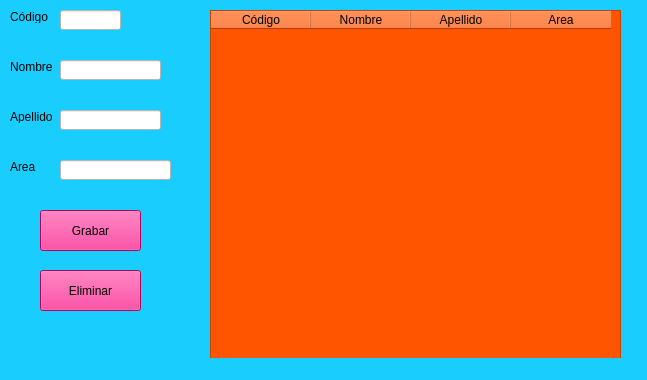
<?xml version="1.0" encoding="UTF-8"?>
<ui version="4.0">
 <class>Empleado</class>
 <widget class="QMainWindow" name="Empleado">
  <property name="geometry">
   <rect>
    <x>0</x>
    <y>0</y>
    <width>647</width>
    <height>380</height>
   </rect>
  </property>
  <property name="windowTitle">
   <string>Sistema de Trabajadores</string>
  </property>
  <property name="styleSheet">
   <string notr="true">background-color: rgb(25, 205, 255);</string>
  </property>
  <widget class="QWidget" name="centralwidget">
   <widget class="QLabel" name="label">
    <property name="geometry">
     <rect>
      <x>10</x>
      <y>10</y>
      <width>47</width>
      <height>13</height>
     </rect>
    </property>
    <property name="text">
     <string>Código</string>
    </property>
   </widget>
   <widget class="QLineEdit" name="lneCodigo">
    <property name="geometry">
     <rect>
      <x>60</x>
      <y>10</y>
      <width>61</width>
      <height>20</height>
     </rect>
    </property>
    <property name="styleSheet">
     <string notr="true">background-color: rgb(255, 255, 255);</string>
    </property>
   </widget>
   <widget class="QLineEdit" name="lneNombre">
    <property name="geometry">
     <rect>
      <x>60</x>
      <y>60</y>
      <width>101</width>
      <height>20</height>
     </rect>
    </property>
    <property name="styleSheet">
     <string notr="true">background-color: rgb(255, 255, 255);</string>
    </property>
   </widget>
   <widget class="QLabel" name="label_2">
    <property name="geometry">
     <rect>
      <x>10</x>
      <y>60</y>
      <width>47</width>
      <height>13</height>
     </rect>
    </property>
    <property name="text">
     <string>Nombre</string>
    </property>
   </widget>
   <widget class="QLineEdit" name="lneArea">
    <property name="geometry">
     <rect>
      <x>60</x>
      <y>160</y>
      <width>111</width>
      <height>20</height>
     </rect>
    </property>
    <property name="styleSheet">
     <string notr="true">background-color: rgb(255, 255, 255);</string>
    </property>
   </widget>
   <widget class="QLabel" name="label_3">
    <property name="geometry">
     <rect>
      <x>10</x>
      <y>160</y>
      <width>47</width>
      <height>13</height>
     </rect>
    </property>
    <property name="text">
     <string>Area</string>
    </property>
   </widget>
   <widget class="QPushButton" name="btnGrabar">
    <property name="geometry">
     <rect>
      <x>40</x>
      <y>210</y>
      <width>101</width>
      <height>41</height>
     </rect>
    </property>
    <property name="styleSheet">
     <string notr="true">background-color: rgb(255, 0, 127);</string>
    </property>
    <property name="text">
     <string>Grabar</string>
    </property>
   </widget>
   <widget class="QPushButton" name="btnEliminar">
    <property name="geometry">
     <rect>
      <x>40</x>
      <y>270</y>
      <width>101</width>
      <height>41</height>
     </rect>
    </property>
    <property name="styleSheet">
     <string notr="true">background-color: rgb(255, 0, 127);</string>
    </property>
    <property name="text">
     <string>Eliminar</string>
    </property>
   </widget>
   <widget class="QTableWidget" name="tblEmpleados">
    <property name="geometry">
     <rect>
      <x>210</x>
      <y>10</y>
      <width>411</width>
      <height>351</height>
     </rect>
    </property>
    <property name="styleSheet">
     <string notr="true">background-color: rgb(255, 85, 0);
</string>
    </property>
    <property name="alternatingRowColors">
     <bool>true</bool>
    </property>
    <property name="selectionMode">
     <enum>QAbstractItemView::SingleSelection</enum>
    </property>
    <property name="selectionBehavior">
     <enum>QAbstractItemView::SelectRows</enum>
    </property>
    <column>
     <property name="text">
      <string>Código</string>
     </property>
    </column>
    <column>
     <property name="text">
      <string>Nombre</string>
     </property>
    </column>
    <column>
     <property name="text">
      <string>Apellido</string>
     </property>
    </column>
    <column>
     <property name="text">
      <string>Area</string>
     </property>
    </column>
   </widget>
   <widget class="QLineEdit" name="lneApellido">
    <property name="geometry">
     <rect>
      <x>60</x>
      <y>110</y>
      <width>101</width>
      <height>20</height>
     </rect>
    </property>
    <property name="styleSheet">
     <string notr="true">background-color: rgb(255, 255, 255);</string>
    </property>
   </widget>
   <widget class="QLabel" name="label_4">
    <property name="geometry">
     <rect>
      <x>10</x>
      <y>110</y>
      <width>47</width>
      <height>13</height>
     </rect>
    </property>
    <property name="text">
     <string>Apellido</string>
    </property>
   </widget>
   <widget class="QLabel" name="label_6">
    <property name="geometry">
     <rect>
      <x>310</x>
      <y>180</y>
      <width>321</width>
      <height>191</height>
     </rect>
    </property>
    <property name="styleSheet">
     <string notr="true">background-color:rgba(0,0,0,0%);
border:None;</string>
    </property>
    <property name="text">
     <string/>
    </property>
    <property name="pixmap">
     <pixmap>../../../../imagenes del qtdesigner/pizza-casa-removebg-preview.png</pixmap>
    </property>
    <property name="scaledContents">
     <bool>true</bool>
    </property>
   </widget>
  </widget>
  <widget class="QStatusBar" name="statusbar"/>
 </widget>
 <resources>
  <include location="imagenpizza.qrc"/>
 </resources>
 <connections/>
</ui>
